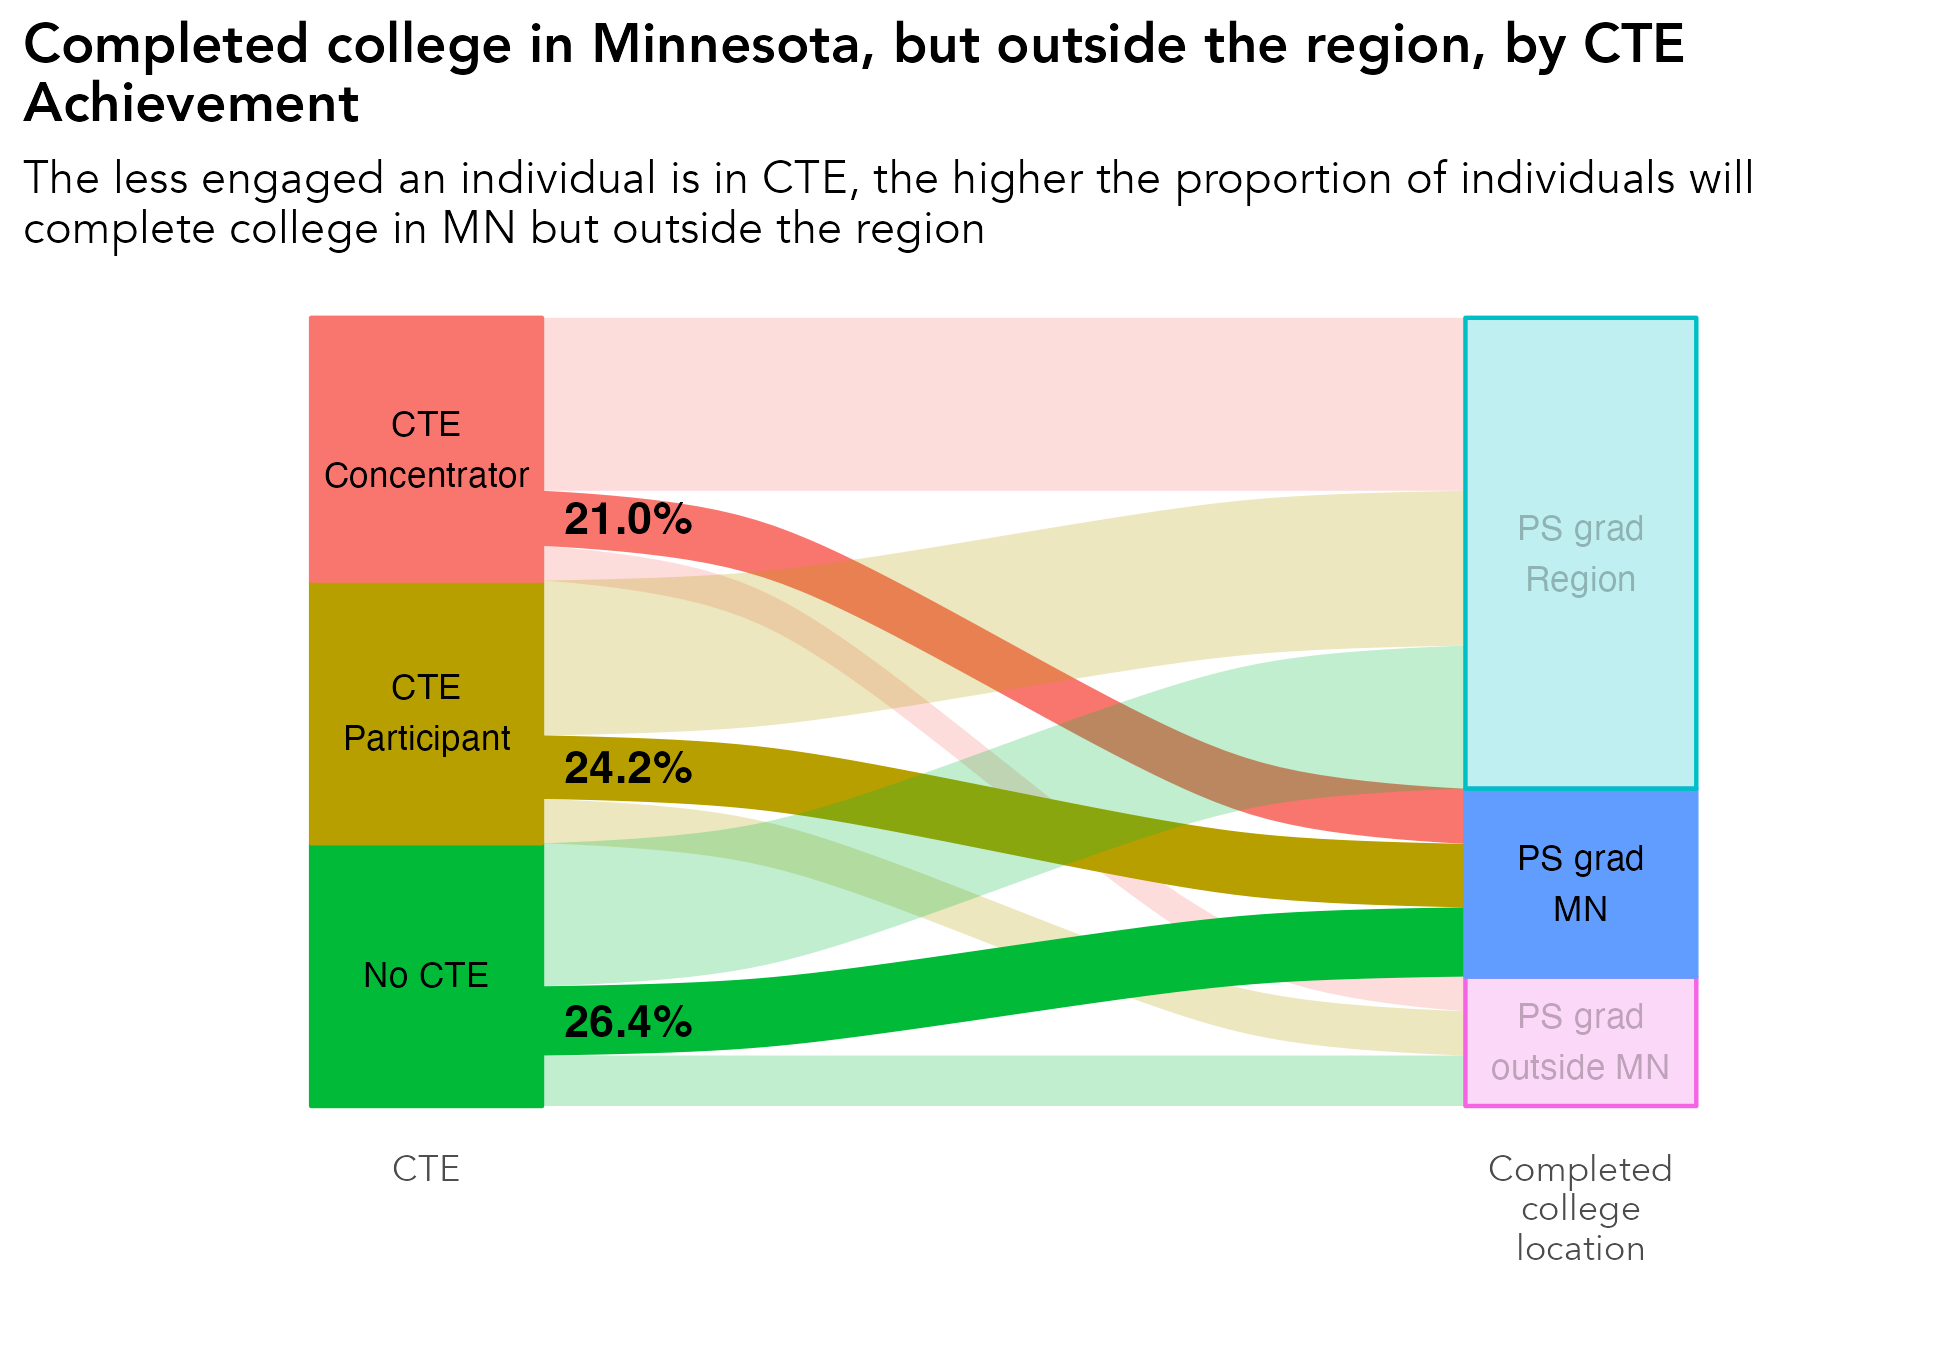

Write the R code that produced this figure.
# library -----------------------------------------------------------------
library(tidyverse)
library(sf)
library(ggrepel)
library(scales)
library(ggiraph)
library(rmapshaper)
library(cowplot)
library(RColorBrewer)
library(readxl)
library(lubridate)
library(readxl)
library(systemfonts)
reset_font_cache()
library(ggtext)
library(janitor)
library(cowplot)
library(ggalluvial)
library(ggsankey)


rm(list = ls())

# themes ------------------------------------------------------------------
theme_bar <- theme_bw() +
  theme(panel.grid.major = element_line(color = "grey70", size = 0.1),
        panel.grid.minor = element_blank(),
        axis.ticks = element_blank(),
        axis.text = element_text(face = "bold"),
        panel.border = element_blank(),
        legend.background = element_rect(fill = "transparent", color = "transparent"),
        legend.key = element_rect(fill = "transparent"),
        legend.key.size = unit(1, "lines"),
        legend.margin = margin(0,0,0,0),
        legend.title = element_blank(),
        legend.text = element_text(margin = margin(l = 2)),
        text = element_text(family = "Avenir") ,
        plot.title.position = "plot",
        plot.title = element_text(face = "bold"))

theme_line <- theme_bw() +
  theme(legend.background = element_rect(fill = "transparent", color = "transparent"),
        legend.key = element_rect(fill = "transparent"),
        legend.text = element_text(margin = margin(l = 2)),
        panel.grid.minor = element_blank(),
        panel.grid.major = element_line(color = "grey70", size = 0.1),
        axis.ticks = element_blank(),
        axis.text = element_text(face = "bold"),
        panel.border = element_blank(),
        legend.margin = margin(0,0,0,0),
        legend.key.size = unit(1, "lines"),
        text = element_text(family = "Avenir") ,
        plot.title.position = "plot",
        plot.title = element_text(face = "bold"))


theme_sf <- theme_bw() +
  theme(axis.text.x=element_blank(),
        axis.text.y=element_blank(),
        axis.ticks=element_blank(),
        panel.background = element_blank(),
        panel.grid.major = element_line(color = "white"),
        panel.border = element_blank(),
        legend.title = element_blank(),
        legend.text = element_text(margin = margin(l = 2)),
        legend.margin = margin(0,0,0,0),
        legend.key.size = unit(1, "lines"),
        text = element_text(family = "Avenir") ,
        plot.title.position = "plot",
        plot.title = element_text(face = "bold"))

theme_all <- theme_bw() +
  theme(axis.ticks=element_blank(),
        axis.text.y = element_blank(),
        panel.background = element_blank(),
        panel.grid.major = element_blank(),
        panel.grid = element_blank(),
        panel.border = element_blank(),
        legend.title = element_blank(),
        legend.text = element_text(margin = margin(l = 2)),
        legend.margin = margin(0,0,0,0),
        legend.key.size = unit(1, "lines"),
        text = element_text(family = "Avenir") ,
        plot.title.position = "plot",
        plot.title = element_text(face = "bold"))


regions <- read_csv("/Users/kellyasche/Library/CloudStorage/GoogleDrive-kasche@ruralmn.org/My Drive/Data Prep/R Projects/Join docs/county_regions.csv") %>%
  select(5,6) %>%
  unique() %>%
  mutate(edr = str_replace(edr, "  ", " "),
         planning.region = str_replace(planning.region, " Minnesota", ""),
         planning.region = fct_relevel(planning.region, "Northwest", "Northeast", "Central", "Seven County Mpls-St Paul", "Southwest", "Southeast"),
         edr = fct_relevel(edr, "EDR 1 - Northwest", "EDR 2 - Headwaters", "EDR 3 - Arrowhead", "EDR 4 - West Central", "EDR 5 - North Central", "EDR 6E- Southwest Central", "EDR 6W- Upper Minnesota Valley", "EDR 7E- East Central", "EDR 7W- Central", "EDR 8 - Southwest", "EDR 9 - South Central", "EDR 10 - Southeast", "EDR 11 - 7 County Twin Cities", "Minnesota"))

counties.regions <- read_csv("/Users/kellyasche/Library/CloudStorage/GoogleDrive-kasche@ruralmn.org/My Drive/Data Prep/R Projects/Join docs/county_regions.csv") %>%
  mutate(countyfp = formatC(countyfp, width = 3, flag = "0"),
         Name = str_to_title(Name),
         Name = str_replace(Name, "Q", "q"),
         Name = str_replace(Name, "Of The", "of the"),
         Name = str_replace(Name, "Mcleod", "McLeod"),
         Dem_Desc = ifelse(Name == "Minnesota", "Minnesota", Dem_Desc) ,
         edr = str_replace(edr, "  ", " "),
         planning.region = str_replace(planning.region, " Minnesota", ""),
         planning.region = fct_relevel(planning.region, "Northwest", "Northeast", "Central", "Seven County Mpls-St Paul", "Southwest", "Southeast"),
         edr = fct_relevel(edr, "EDR 1 - Northwest", "EDR 2 - Headwaters", "EDR 3 - Arrowhead", "EDR 4 - West Central", "EDR 5 - North Central", "EDR 6E- Southwest Central", "EDR 6W- Upper Minnesota Valley", "EDR 7E- East Central", "EDR 7W- Central", "EDR 8 - Southwest", "EDR 9 - South Central", "EDR 10 - Southeast", "EDR 11 - 7 County Twin Cities", "Minnesota"))

color.ruca <- c("Entirely rural" = "#009933", "Town/rural mix" = "#99CC33", "Urban/town/rural mix" = "#CC9966", "Entirely urban" = "#754C29", "Minnesota" = "black")

color.pr <- c("Northwest" = "#4575b4","Northeast" = "grey", "Central" = "#fee090", "Seven County Mpls-St Paul" = "#d73027", "Southwest" = "#91bfdb", "Southeast" = "#fc8d59", "Minnesota" = "black")

color.edr <- c("EDR 1 - Northwest" = "#b3cde3", "EDR 2 - Headwaters" = "#8c96c6", "EDR 3 - Arrowhead" = "#fe9929", "EDR 4 - West Central" = "#8856a7", "EDR 5 - North Central" = "#810f7c", "EDR 6E- Southwest Central" = "#e5f5f9", "EDR 6W- Upper Minnesota Valley" = "#bdc9e1", "EDR 7E- East Central" = "#99d8c9", "EDR 7W- Central" = "#2ca25f", "EDR 8 - Southwest" = "#74a9cf", "EDR 9 - South Central" = "#0570b0", "EDR 10 - Southeast" = "#d7301f", "EDR 11 - 7 County Twin Cities" = "#d8b365", "Minnesota" = "black")

color.pr.edr <- c ("Northwest" = "#4575b4","Northeast" = "#e0f3f8", "Central" = "#fee090", "Seven County Mpls-St Paul" = "#d73027", "Southwest" = "#91bfdb", "Southeast" = "#fc8d59", "Minnesota" = "black", "EDR 1 - Northwest" = "#b3cde3", "EDR 2 - Headwaters" = "#8c96c6", "EDR 3 - Arrowhead" = "#fe9929", "EDR 4 - West Central" = "#8856a7", "EDR 5 - North Central" = "#810f7c", "EDR 6E- Southwest Central" = "#e5f5f9", "EDR 6W- Upper Minnesota Valley" = "#bdc9e1", "EDR 7E- East Central" = "#99d8c9", "EDR 7W- Central" = "#2ca25f", "EDR 8 - Southwest" = "#74a9cf", "EDR 9 - South Central" = "#0570b0", "EDR 10 - Southeast" = "#d7301f", "EDR 11 - 7 County Twin Cities" = "#d8b365")

color.six <- c("#009933", "#4575b4", "grey", "#fee090", "#fc8d59", "#d73027")

mn_counties <- st_read("/Users/kellyasche/Library/CloudStorage/GoogleDrive-kasche@ruralmn.org/My Drive/Data Prep/R Projects/Shapefiles/County shapefiles/MNCounties_MNDOT.shp", quiet = TRUE) %>%
  ms_simplify(keep = .01, keep_shapes = TRUE) %>%
  rename("countyfp" = "FIPS_CODE")

counties.regions.1 <- counties.regions %>%
  mutate(statefp = "27",
         project.pr = ifelse(edr %in% c("EDR 1 - Northwest", "EDR 2 - Headwaters", "EDR 4 - West Central"), "Northwest",
                             ifelse(edr == "EDR 3 - Arrowhead", "Northeast",
                                    ifelse(edr %in% c("EDR 5 - North Central", "EDR 7E- East Central", "EDR 7W- Central"), "Central",
                                           ifelse(edr %in% c("EDR 6E- Southwest Central", "EDR 6W- Upper Minnesota Valley", "EDR 8 - Southwest"), "Southwest",
                                                  ifelse(edr %in% c("EDR 9 - South Central", "EDR 10 - Southeast"), "Southern", as.character(planning.region)))))),
         project.pr = fct_relevel(project.pr, "Northwest", "Northeast", "Central", "Seven County Mpls-St Paul", "Southwest", "Southern"))


# Prep data ---------------------------------------------------------------

original <- read_csv("Data/SLEDS/Masters/Master-report-dataset.csv")

data <- original %>%
  select(ps.grad.location, cte.achievement) %>%
  filter(ps.grad.location != "After 2023") %>%
  filter(ps.grad.location != "Attending ps",
         ps.grad.location != "Did not graduate ps") %>%
  group_by(cte.achievement, ps.grad.location) %>%
  summarize(n = n()) %>%
  ungroup() %>%
  group_by(cte.achievement) %>%
  mutate(pct = n / sum(n)) %>%
  ungroup() %>%
  mutate(cte.achievement = str_replace(cte.achievement, "CTE Concentrator or Completor", "CTE Concentrator"))

cte.order <- c( "CTE Concentrator", "CTE Participant","No CTE")

ps.grad.location.order <- c("PS grad Region", "PS grad MN", "PS grad outside MN")

cte.order.plot <- c( "CTE\nConcentrator", "CTE\nParticipant","No CTE")

ps.grad.location.order.plot <- c("PS grad\nRegion", "PS grad\nMN", "PS grad\noutside MN")

df_lodes <- data %>%
  mutate(
    cte.achievement = factor(cte.achievement, levels = cte.order),
    ps.grad.location     = factor(ps.grad.location, levels = ps.grad.location.order)
  ) %>%
  to_lodes_form(
    axes = c("cte.achievement", "ps.grad.location"),
    key = "axis",
    value = "stratum",
    id = "flow_id"
  ) %>%
  group_by(flow_id) %>%
  mutate(
    highlight = if_else(
      any(stratum == "PS grad MN"),
      "highlight",
      "base"
    )
  ) %>%
  ungroup() %>%
  group_by(flow_id) %>%
  mutate(
    cte.achievement = first(stratum[axis == "cte.achievement"])
  ) %>%
  ungroup()


labels <- df_lodes %>%
  mutate(top.pct = lead(pct)) %>%
  filter(axis == "cte.achievement", highlight == "highlight") %>%
  select(stratum, pct, top.pct) %>%
  mutate(half.pct = pct / 2,
         cumsum = rev(seq(n())),
         yloc = cumsum - top.pct - half.pct,
         highlight = "highlight") %>%
  select(-pct)

master <- df_lodes %>%
  left_join(labels, by = c("stratum", "highlight"))

names(labels)
# Create chart ------------------------------------------------------------

ggplot(
  master,
  aes(
    x = axis,
    stratum = stratum,
    alluvium = flow_id,
    y = pct,
    fill = cte.achievement,     # left-side colors
    alpha = highlight           # highlight flows
  )
) +
  geom_flow(width = 0.4) +
  geom_stratum(width = 0.4, aes(fill = stratum, color = stratum)) +
  geom_text(
    stat = "stratum",
    label = c(rev(cte.order.plot), rev(ps.grad.location.order.plot)),
    size = 3
  ) +
  geom_text(aes(x = 1.35, y = yloc, label = percent(pct, accuracy = .1)), fontface = "bold") +
  scale_alpha_manual(
    values = c(highlight = 1, base = 0.25),
    guide = "none"
  ) +
  scale_x_discrete(
    limits = c("cte.achievement", "middle", "ps.grad.location"),
    labels = c("CTE", "", "Completed\ncollege\nlocation")
  ) +
  labs(x = "", 
       y = "",
       title = "Completed college in Minnesota, but outside the region, by CTE\nAchievement",
       subtitle = "The less engaged an individual is in CTE, the higher the proportion of individuals will\ncomplete college in MN but outside the region") +
  theme_all +
  theme(legend.position = "none")


ggsave(filename = "Charts/Paper report/sankey-cte-acheivement-mn-college.pdf", device = cairo_pdf, dpi = "print", width = 6.5, height = 4.5)

ggsave(filename = "Charts/Paper report/sankey-cte-acheivement-mn-college.png", dpi = "print", width = 6.5, height = 4.5)
